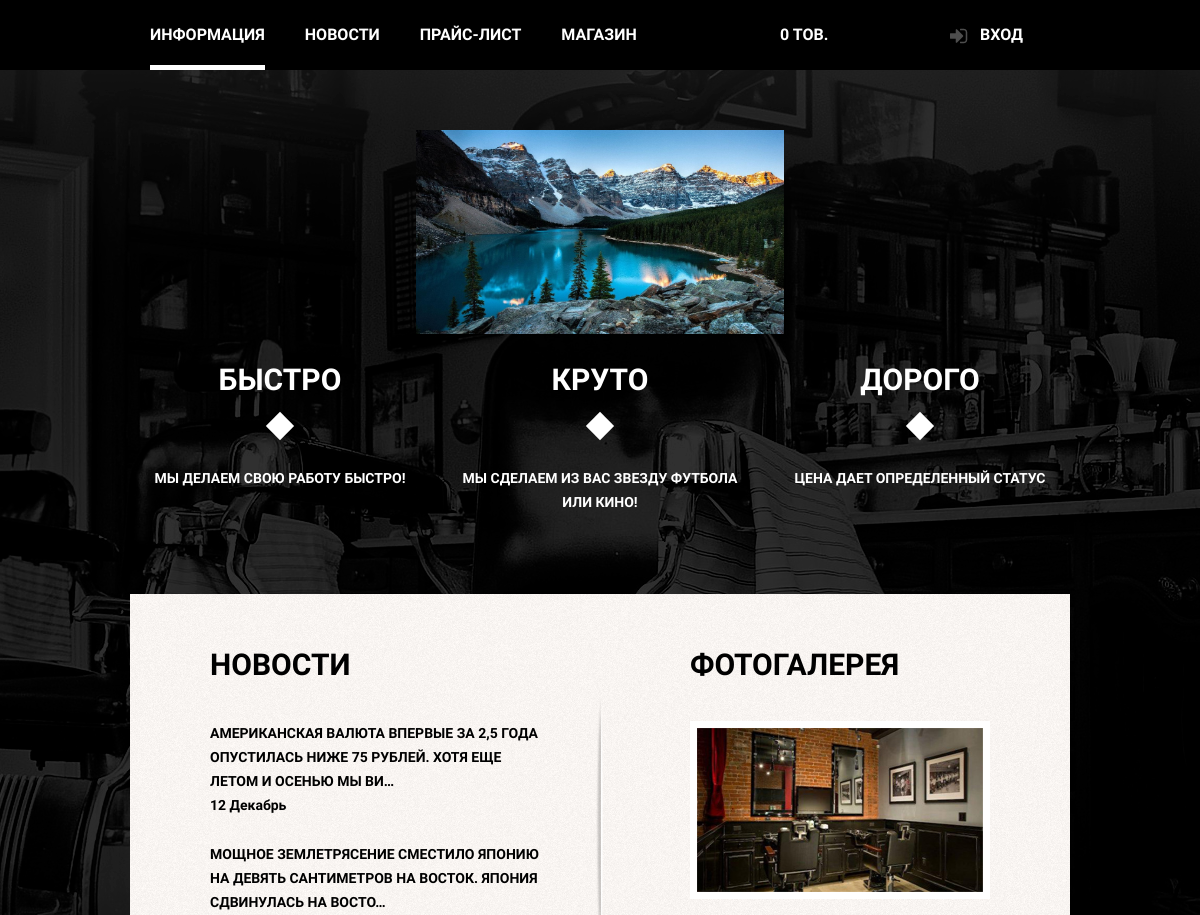
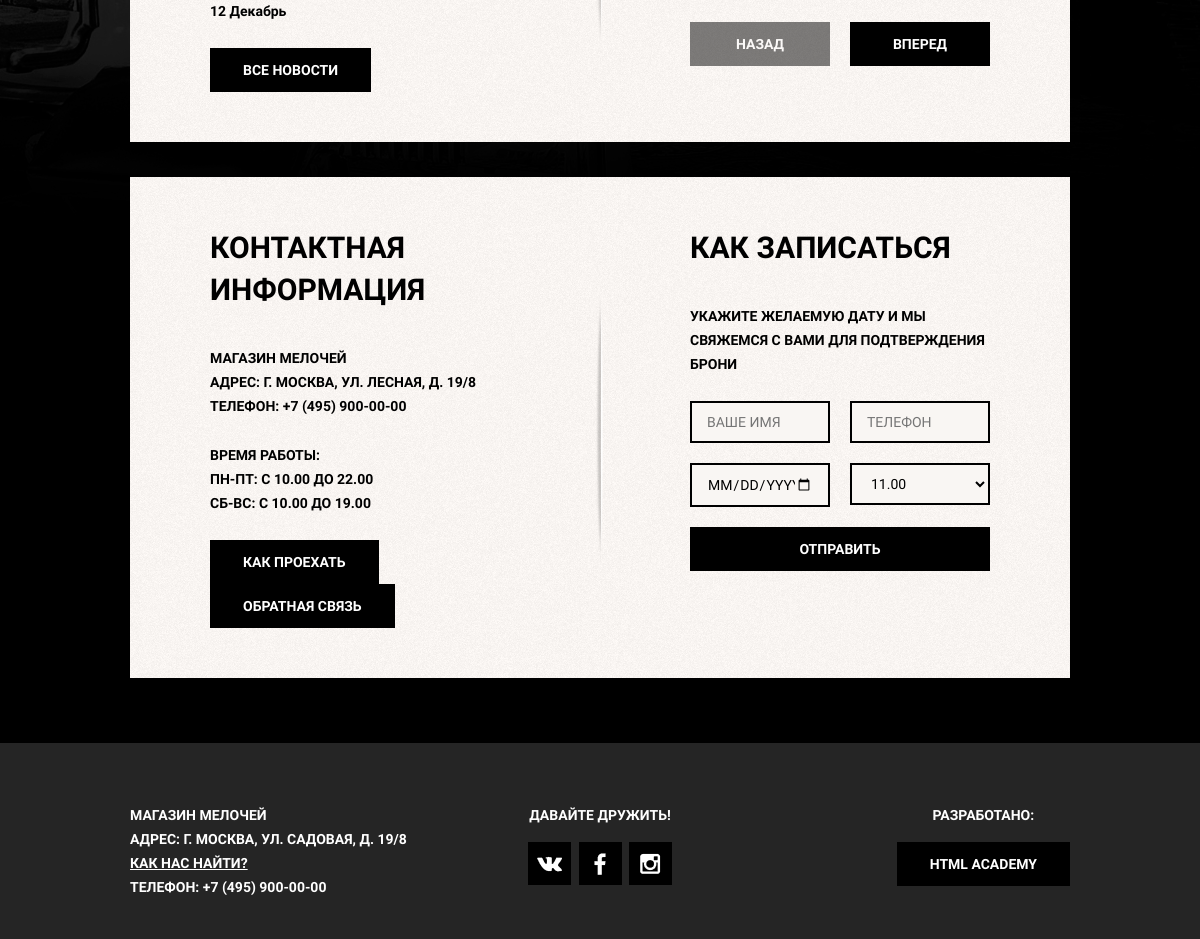
The page / on the database its author committed (2 pictures, top to bottom).
### barber_baseapp/models.py (models this page shows, shortened)
class News(models.Model):
    title = models.CharField(max_length=250, db_index=True)
    slug = models.SlugField(max_length=250, blank=True, unique=True)
    body = RichTextUploadingField(blank=True, null=True)
    date = models.DateField()
    class Meta:
        ordering = ['-date']

### barber_baseapp/views.py (the view)
# urls.py: path('', MainPage.as_view(), name='main_page'),
class MainPage(View):
	def get(self, request):
		last_news = News.objects.all()[:2]
		recordform = RecordForm()
		context = {'last_news': last_news, 'recordform': recordform}
		return render(request, 'barber_baseapp/index.html', context)

### barber_baseapp/forms.py
class RecordForm(forms.ModelForm):
    class Meta:
        model = Record
        fields = ['name', 'phone', 'date', 'time', ]
        widgets = {
            'date': forms.DateInput(attrs={'type': 'date', 'placeholder': 'Дата'}),
            'time': forms.Select(attrs={'placeholder': 'Время'}),
            'name': forms.TextInput(attrs={'placeholder': 'Ваше имя'}),
            'phone': forms.TextInput(attrs={'type': 'tel', 'placeholder': 'Телефон'}),
        }
        labels = {
            'date': (''),
            'time': (''),
            'name': (''),
            'phone': (''),
        }

### barber_account/context_processors.py (called while the page is built)
def loginform(request):
    return {'form': LoginForm}

### barber_cart/cart.py (called while the page is built)
    def __len__(self):
        return sum(item['quantity'] for item in self.cart.values())

### barber_cart/context_processors.py (called while the page is built)
def cart(request):
	return {'cart': Cart(request)}

### barber_baseapp/templates/barber_baseapp/index.html (shortened to what this page needs)
{% extends 'base.html' %}
{% load static %}
{% block content %}
    <div class="index-logo">
        <img src="{% static 'images/index-logo.png' %}" width="368" height="204" alt="Барбершоп Бородинский">
    </div>
    <section class="features clearfix">
        <div class="feature-item">
            <b class="feature-name">Быстро</b>
            <p>Мы делаем свою работу быстро!</p>
        </div>
        <div class="feature-item">
            <b class="feature-name">Круто</b>
            <p>Мы сделаем из вас звезду
                футбола или кино!</p>
        </div>
        <div class="feature-item">
            <b class="feature-name">Дорого</b>
            <p>Цена дает определенный статус</p>
        </div>
    </section>
    <div class="index-content clearfix">
        <div class="index-content-left">
            <h2 class="index-content-title">Новости</h2>
            <ul class="news-preview">
				{% for news in last_news %}
                <li>
                    <p>{{ news.body|truncatechars:100|safe }}</p>
                    <time datetime=" {{news.date}} "> {{ news.date|date:"m F" }}</time>
                </li>
				{% endfor %}
            </ul>
            <a class="btn" href="{% url 'news_page' %}">Все новости</a>
        </div>
        <div class="index-content-right">
            <h2 class="index-content-title">Фотогалерея</h2>
            <div class="gallery">
                <figure class="gallery-content">
                    <img src="{% static 'images/photo-gallery1.jpg' %}" width="286"
                    height="164" alt="">
                </figure>
                <button class="btn btn-gallery-prev" disabled>Назад</button>
                <button class="btn btn-gallery-next">Вперед</button>
            </div>
        </div>
    </div>
    <div class="index-content clearfix">
        <div class="index-content-left">
            <h2 class="index-content-title">Контактная информация</h2>
            <p>
                Магазин мелочей<br>
                Адрес: г. Москва, ул. Лесная, д. 19/8<br>
                Телефон: +7 (495) 900-00-00
            </p>
            <p>
                Время работы:<br>
                Пн-пт: с 10.00 до 22.00<br>
                Сб-вс: с 10.00 до 19.00
            </p>
            <a class="btn js-open-map" href="#">Как проехать</a>
            <a class="btn" href="#">Обратная связь</a>
        </div>
        <div class="index-content-right">
            <h2 class="index-content-title">Как записаться</h2>
            <p>Укажите желаемую дату и мы свяжемся с вами для подтверждения брони</p>
            <form class="appointment-form" action="{% url 'record' %}" method="POST">
                {{ recordform.name }}
                {{ recordform.phone }}
                {{ recordform.date }}
                {{ recordform.time }}
                <button class="btn" type="submit">Отправить</button>
            </form>
        </div>
    </div>
{% endblock %}

### static/css/style.css (style rules this page uses)
html, body { margin: 0; padding: 0; }
body { min-width: 960px; font-weight: 700; font-size: 14px; line-height: 24px; font-family: "PT Sans Narrow", "Arial", sans-serif; color: #ffffff; text-transform: uppercase; background: #000000 url(../images/tint.png) no-repeat center top; }
img { max-width: 100%; height: auto; }
.clearfix::after { content: ""; display: table; clear: both; }
.index-logo { width: 368px; height: 204px; margin: 0 auto; margin-bottom: 25px; }
.index-logo img { width: 368px; height: 204px; }
.features { margin-bottom: 80px; }
.feature-item { float: left; width: 300px; margin-right: 20px; text-align: center; }
.feature-item:last-child { margin-right: 0; }
.feature-name { position: relative; display: block; margin-bottom: 30px; padding-bottom: 35px; font-size: 30px; line-height: 42px; }
.feature-name::after { content: ""; position: absolute; bottom: 0; left: 50%; display: block; width: 20px; height: 20px; margin-left: -10px; background: #ffffff; transform: rotate(45deg); }
.feature-item p { margin: 10px; margin-bottom: 0; }
.index-content { padding: 50px 80px; margin-bottom: 35px; background: url("../images/index-content-shadow.png") no-repeat center, #f8f5f5 url("../images/pattern-white.jpg"); color: #000000; }
.index-content-left { float: left; width: 380px; }
.index-content-right { float: right; width: 300px; }
.index-content-title { margin: 0; margin-bottom: 35px; font-size: 30px; line-height: 42px; }
.index-content p { margin: 0px; margin-bottom: 25px; }
.news-preview { margin: 0; padding: 0; padding-right: 50px; list-style: none; }
.news-preview li { margin-bottom: 25px; }
.news-preview p { margin-bottom: 0; }
.news-preview time { text-transform: none; font-weight: 400px; }
.btn { display: inline-block; padding: 10px 33px; margin-right: 16px; font-weight: 700; font-size: 14px; line-height: 24px; font-family: "PT Sans Narrow", "Arial", sans-serif; text-transform: uppercase; text-decoration: none; vertical-align: top; text-align: center; color: #ffffff; background-color: #000000; border: none; outline: none; cursor: pointer; }
.btn.disabled, .btn:disabled { cursor: default; opacity: 0.5; }
.gallery { position: relative; height: 260px; }
.gallery-content { height: 164px; margin: 0; background-color: #cccccc; border: 7px solid #ffffff; }
.gallery-content img { width: 286px; height: 164px; }
.gallery .btn { position: absolute; bottom: 0; width: 140px; margin: 0; }
.btn-gallery-prev { left: 0; }
.btn-gallery-next { right: 0; }
.appointment-form input { float: left; width: 106px; padding: 7px 15px; margin-right: 20px; margin-bottom: 20px; font-size: 14px; line-height: 24px; font-family: "PT Sans Narrow", "Arial", sans-serif; color: #000000; text-transform: uppercase; background-color: #f9f6f3; border: 2px solid #000000; outline: none; }
.appointment-form input:nth-child(2n) { margin-right: 0; }
.appointment-form .btn { clear: both; width: 100%; }
.appointment-form select { float: left; box-sizing: content-box; width: 106px; padding:10px 15px; margin-right: 0px; margin-bottom: 20px; font-size: 14px; line-height: 24px; font-family: "PT Sans Narrow", "Arial", sans-serif; color: #000000; text-transform: uppercase; background-color: #f9f6f3; border: 2px solid #000000; outline: none; }

### rows shown on the page
News: body "АМЕРИКАНСКАЯ ВАЛЮТА ВПЕРВЫЕ ЗА 2,5 ГОДА ОПУСТИЛАСЬ НИЖЕ 75 РУБЛЕЙ. ХОТЯ ЕЩЕ ЛЕТОМ И ОСЕНЬЮ МЫ ВИ…", date "12 Декабрь"
News: body "МОЩНОЕ ЗЕМЛЕТРЯСЕНИЕ СМЕСТИЛО ЯПОНИЮ НА ДЕВЯТЬ САНТИМЕТРОВ НА ВОСТОК. ЯПОНИЯ СДВИНУЛАСЬ НА ВОСТО…", date "12 Декабрь"
